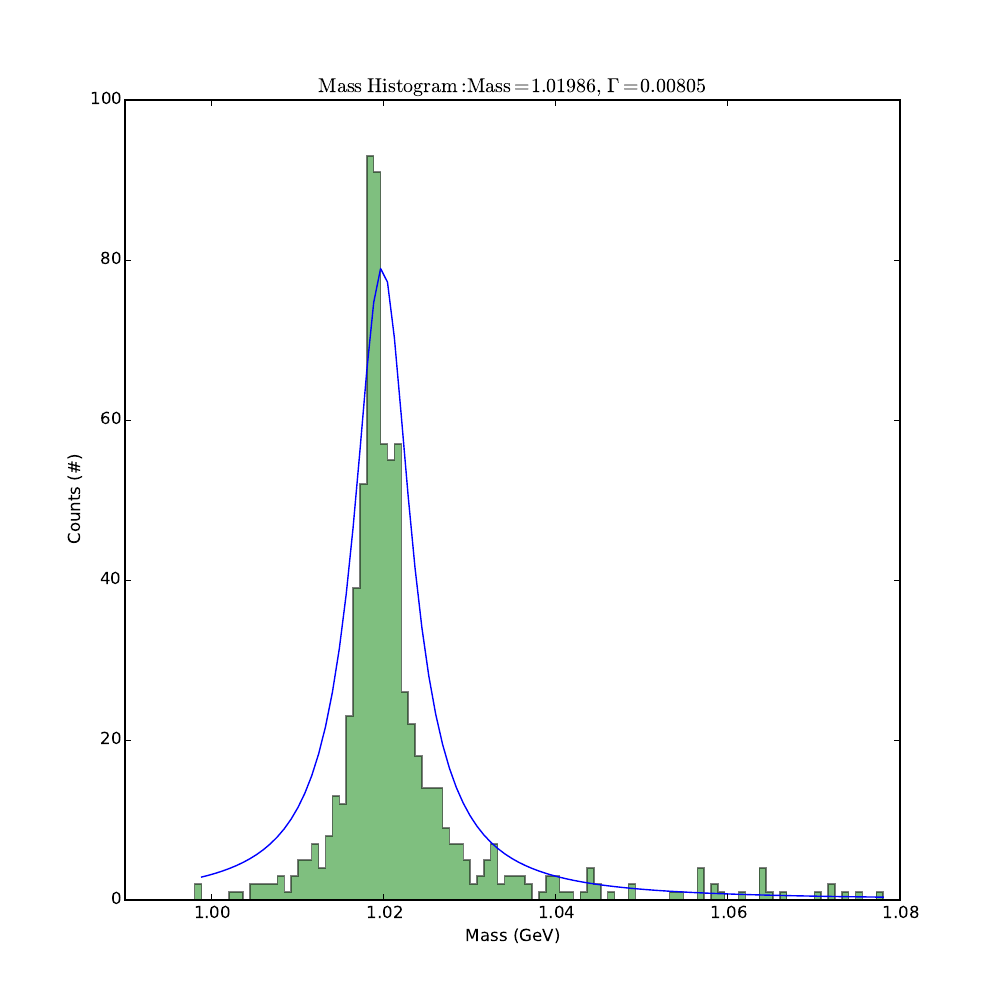

Source code (Python):
#!/usr/bin/env python
import numpy
import numpy as np
from StringIO import StringIO
from ROOT import TLorentzVector
from scipy.optimize import curve_fit
import matplotlib.pyplot as plt

fig = plt.figure(num=None, figsize=(10, 10), dpi=200, facecolor='w', edgecolor='k')
lines = [line.rstrip('\n') for line in open('data1')]
mass_sum = []
vec1 = TLorentzVector()
vec2 = TLorentzVector()
num_bins = 60

for line in lines:
    a = np.array(np.loadtxt(StringIO(line)))
    vec1.SetPxPyPzE(a[1],a[2],a[3],a[0])
    vec2.SetPxPyPzE(a[5],a[6],a[7],a[4])
    mass_sum.append((vec1+vec2).M())

hist, bin_edges = numpy.histogram(mass_sum,bins=num_bins)
xdata = bin_edges[1:]
ydata = hist

def myBW(Energy,Mass,Gamma):
    g = ((Mass**2.0 + Gamma**2.0)*Mass**2.0)**(1.0/2.0)
    k = (2.0 * 2.0**(1.0/2.0) * Mass * Gamma * g)/(np.pi * (Mass**(2.0)+g)**(1.0/2.0))
    return (k/((Energy**2.0-Mass**2.0)**2.0 + (Gamma*Mass)**2.0))

n, bins, patches = plt.hist(mass_sum, num_bins, histtype=u'stepfilled',facecolor='green' , alpha=0.5)

popt, pcov = curve_fit(myBW, xdata, ydata)
plt.plot(xdata,myBW(xdata,popt[0],popt[1]),'b-')
plt.xlabel(r'Mass (GeV)')
plt.ylabel(r'Counts (#)')
plt.title(r'$\mathrm{Mass\ Histogram:\ Mass=%.4f \ GeV,}\ \Gamma=%.4f$' %(popt[0], popt[1]))
#plt.ion()
plt.show()

#fig.savefig('Problem_1.pdf')
